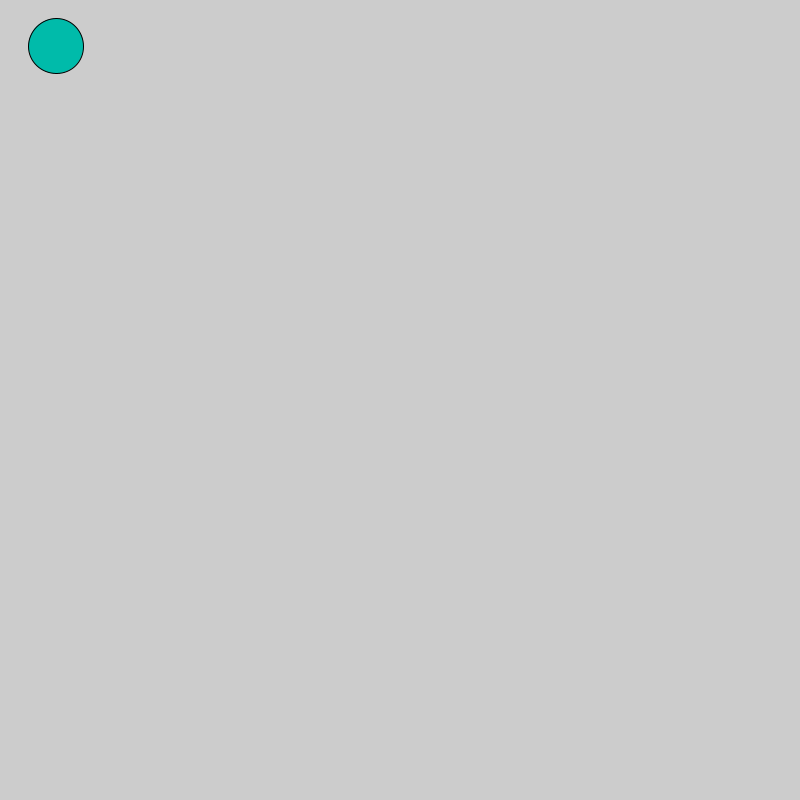
Frame 1 (no input)
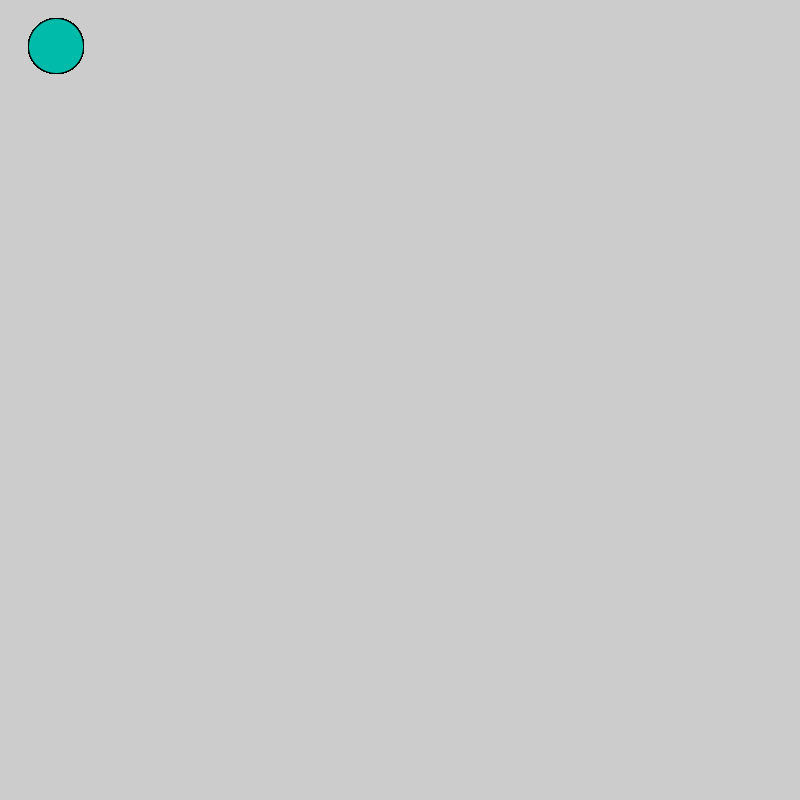
Frame 60 (the mouse pressed at the canvas centre just before this capture)
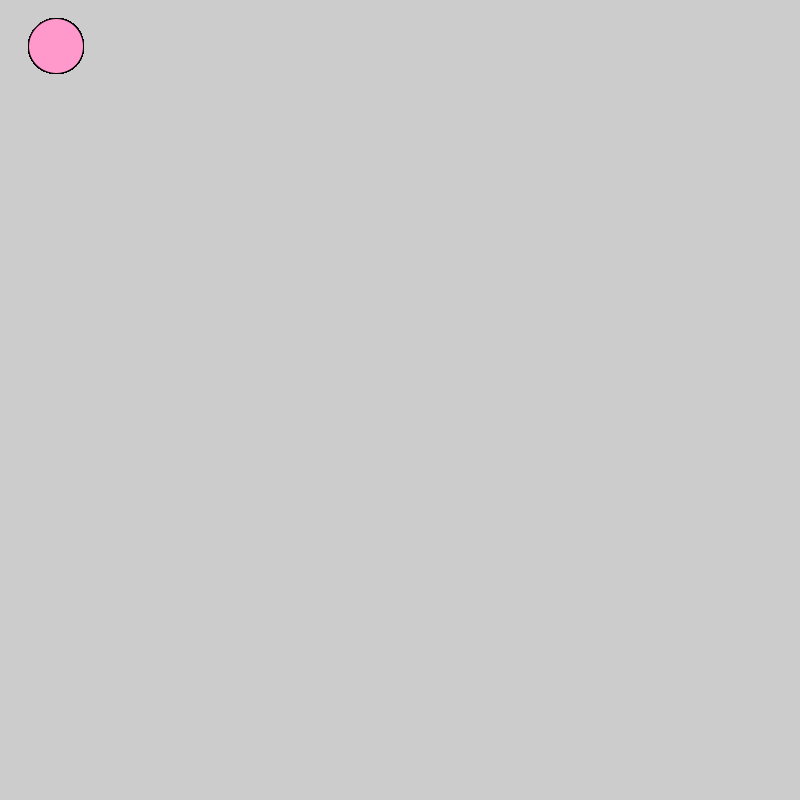
Frame 120 (the mouse held since frame 60 and released just before this capture)

The Processing sketch that drew these frames (run headless with seeded random() and noise(); from frame 60 on, the mouse is pressed at the canvas centre):

// Processing sketch: dot
// ── dot.pde
void setup() {
  size(800, 800);
}

void draw() {
  
   //2. make it a nice color
fill(0,187,170);
   //3. if the mouse is pressed, fill the circle with a different color          
 if( mousePressed)
 { fill(255,153,204);}
   //1. draw an ellipse
ellipse(56, 46, 55, 55);
}
// Copyright Wintriss Technical Schools 2013
